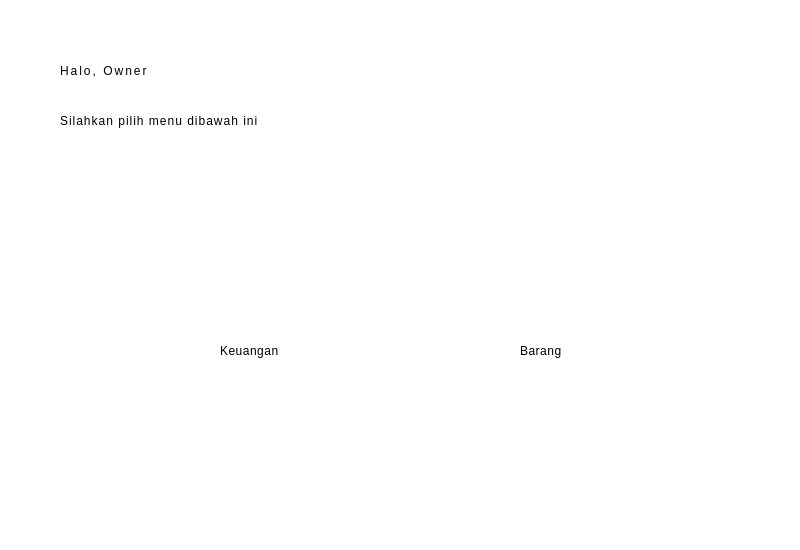
<?xml version="1.0" encoding="UTF-8"?>
<ui version="4.0">
 <class>Dialog</class>
 <widget class="QDialog" name="Dialog">
  <property name="geometry">
   <rect>
    <x>0</x>
    <y>0</y>
    <width>800</width>
    <height>550</height>
   </rect>
  </property>
  <property name="windowTitle">
   <string>Dialog</string>
  </property>
  <widget class="QWidget" name="widget" native="true">
   <property name="geometry">
    <rect>
     <x>-10</x>
     <y>0</y>
     <width>811</width>
     <height>550</height>
    </rect>
   </property>
   <property name="styleSheet">
    <string notr="true">background-color:white;
</string>
   </property>
   <widget class="QLabel" name="lTitle">
    <property name="geometry">
     <rect>
      <x>70</x>
      <y>50</y>
      <width>321</width>
      <height>41</height>
     </rect>
    </property>
    <property name="styleSheet">
     <string notr="true">
font: 57 22pt &quot;Noto Looped Lao Medium&quot;;
letter-spacing:2px;</string>
    </property>
    <property name="text">
     <string>Halo, Owner</string>
    </property>
   </widget>
   <widget class="QLabel" name="lSubTitle">
    <property name="geometry">
     <rect>
      <x>70</x>
      <y>100</y>
      <width>521</width>
      <height>41</height>
     </rect>
    </property>
    <property name="styleSheet">
     <string notr="true">
font: 57 12pt &quot;Noto Looped Lao &quot;;
letter-spacing:1px;</string>
    </property>
    <property name="text">
     <string>Silahkan pilih menu dibawah ini</string>
    </property>
   </widget>
   <widget class="QLabel" name="label_2">
    <property name="geometry">
     <rect>
      <x>200</x>
      <y>220</y>
      <width>121</width>
      <height>111</height>
     </rect>
    </property>
    <property name="text">
     <string/>
    </property>
    <property name="pixmap">
     <pixmap>../../../../../../Resource Grapich/Resources-Icon/illustration-business-concept/test1.jpg</pixmap>
    </property>
    <property name="scaledContents">
     <bool>true</bool>
    </property>
   </widget>
   <widget class="QLabel" name="label_3">
    <property name="geometry">
     <rect>
      <x>490</x>
      <y>230</y>
      <width>131</width>
      <height>121</height>
     </rect>
    </property>
    <property name="text">
     <string/>
    </property>
    <property name="pixmap">
     <pixmap>../../../../../../Resource Grapich/Resources-Icon/illustration-business-concept/test2.jpg</pixmap>
    </property>
    <property name="scaledContents">
     <bool>true</bool>
    </property>
   </widget>
   <widget class="QLabel" name="lSubTitle_3">
    <property name="geometry">
     <rect>
      <x>230</x>
      <y>330</y>
      <width>81</width>
      <height>41</height>
     </rect>
    </property>
    <property name="styleSheet">
     <string notr="true">
font: 57 10pt &quot;Noto Looped Lao UI Medium&quot;;
letter-spacing:0.5px;</string>
    </property>
    <property name="text">
     <string>Keuangan</string>
    </property>
   </widget>
   <widget class="QLabel" name="lSubTitle_4">
    <property name="geometry">
     <rect>
      <x>530</x>
      <y>330</y>
      <width>81</width>
      <height>41</height>
     </rect>
    </property>
    <property name="styleSheet">
     <string notr="true">
font: 57 10pt &quot;Noto Looped Lao UI Medium&quot;;
letter-spacing:0.5px;</string>
    </property>
    <property name="text">
     <string>Barang</string>
    </property>
   </widget>
   <widget class="QLabel" name="lbl_Exit">
    <property name="geometry">
     <rect>
      <x>760</x>
      <y>500</y>
      <width>31</width>
      <height>31</height>
     </rect>
    </property>
    <property name="text">
     <string/>
    </property>
    <property name="pixmap">
     <pixmap>../../../../../../Resource Grapich/Resources-Icon/illustration-business-concept/logout.png</pixmap>
    </property>
    <property name="scaledContents">
     <bool>true</bool>
    </property>
   </widget>
  </widget>
 </widget>
 <resources/>
 <connections/>
</ui>
